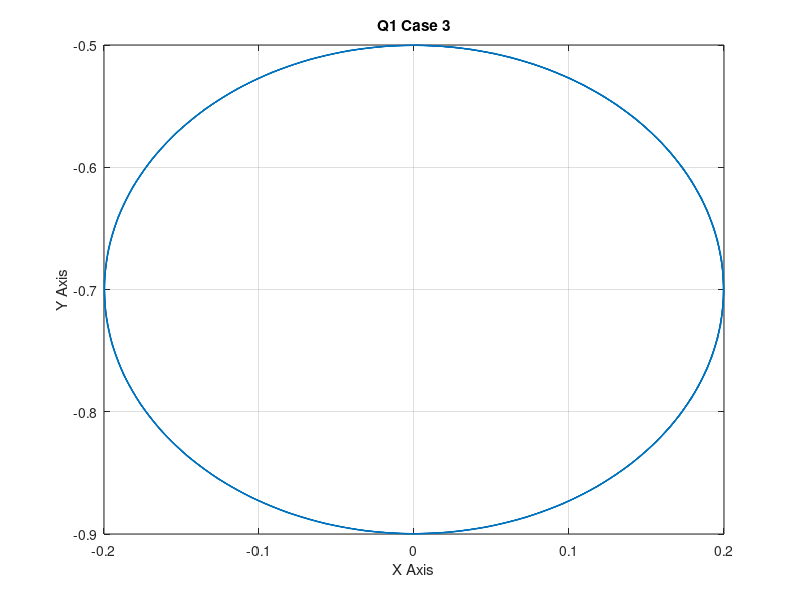

Here is the MATLAB script that generated this plot:
clc
clear 
Ts = 0:0.033:10;
r = 0.04;        %Radius of robot wheel
L = 0.08;        %Distance between wheels
q0 = [0 -0.5 0]; %Initial Pose
wL = 24;         %Left wheel angular velocity
wR = 16;         %Right wheel angular velocity
vL = r*wL;       %Left wheel velocity
vR = r*wR;       %Right wheel velocity
w = (vR-vL)/L ;
R = (L/2)*((vR + vL)/(vR - vL));
x = q0(:,1);
y = q0(:,2);
phi = q0(:,3);
x1 = ((R*cos(w*Ts)*sin(phi)) + (R*cos(phi)*sin(w*Ts)) + x - (R*sin(phi)));
y1 = ((R*sin(w*Ts)*sin(phi)) - (R*cos(phi)*cos(w*Ts)) + y + (R*cos(phi)));
phi1 = ( phi + (w*Ts) );
x2 = [q0(:,1) x1];
y2 = [q0(:,2) y1];
plot(x2,y2);
xlabel('X Axis');
ylabel('Y Axis');
title("Q1 Case 3");
grid on;
q1 = [x1; y1; phi1];
disp('q1 = ');
disp(q1);